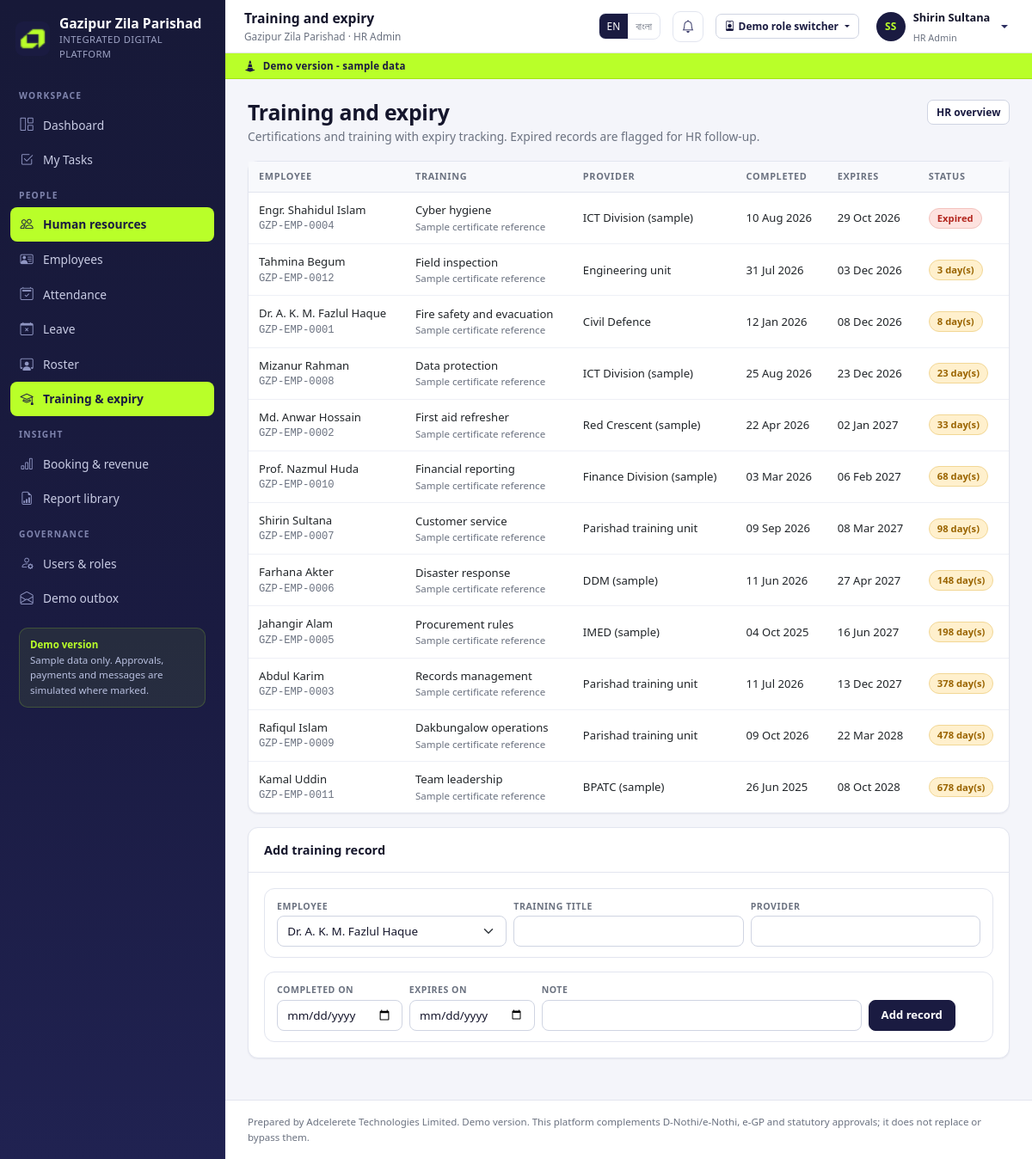
/app/hr/training/ (signed in), run on the app's committed database.
### accounts/models.py (models this page shows, shortened)
class User(AbstractUser):
    role = models.ForeignKey(Role, null=True, blank=True, on_delete=models.SET_NULL,
                             related_name='users')
    phone = models.CharField(max_length=30, blank=True)
    department = models.ForeignKey('hr.Department', null=True, blank=True,
                                   on_delete=models.SET_NULL, related_name='users')
    designation = models.ForeignKey('hr.Designation', null=True, blank=True,
                                    on_delete=models.SET_NULL, related_name='users')
    facility = models.ForeignKey('facilities.Facility', null=True, blank=True,
                                 on_delete=models.SET_NULL, related_name='operators',
                                 help_text='Assigned facility for reception operators.')
    email_verified = models.BooleanField(default=False)
    is_demo = models.BooleanField(default=True)
    otp_code = models.CharField(max_length=8, blank=True)
    otp_created_at = models.DateTimeField(null=True, blank=True)
    otp_attempts = models.PositiveIntegerField(default=0)
    class Meta:
        ordering = ['first_name', 'username']
    @property
    def display_name(self):
        return self.get_full_name() or self.username
    @property
    def role_name(self):
        return self.role.name if self.role else 'No role'
    @property
    def is_citizen(self):
        return bool(self.role and self.role.code == 'citizen')
    @property
    def is_staff_portal_user(self):
        return bool(self.role and self.role.code != 'citizen')
    @property
    def is_read_only(self):
        return bool(self.role and self.role.is_read_only)
    def can(self, code):
        if not getattr(self, 'is_authenticated', False):
            return False
        if self.is_superuser:
            return True
        if not self.role_id:
            return False
        cache = getattr(self, '_perm_cache', None)
        if cache is None:
            cache = set(self.role.permissions.values_list('code', flat=True))
            self._perm_cache = cache
        return code in cache

class Role(models.Model):
    code = models.SlugField(max_length=40, unique=True)
    name = models.CharField(max_length=120)
    description = models.TextField(blank=True)
    permissions = models.ManyToManyField(Permission, blank=True, related_name='roles')
    is_read_only = models.BooleanField(
        default=False,
        help_text='Read-only roles cannot submit changes anywhere in the platform.',
    )
    sort_order = models.PositiveIntegerField(default=100)
    class Meta:
        ordering = ['sort_order', 'name']

### hr/models.py (models this page shows, shortened)
class TrainingRecord(models.Model):
    employee = models.ForeignKey(Employee, on_delete=models.CASCADE, related_name='training')
    title = models.CharField(max_length=160)
    provider = models.CharField(max_length=160, blank=True)
    completed_on = models.DateField(null=True, blank=True)
    expires_on = models.DateField(null=True, blank=True)
    certificate = models.FileField(upload_to='training/', blank=True, null=True)
    note = models.CharField(max_length=255, blank=True)
    class Meta:
        ordering = ['expires_on', 'title']
    @property
    def is_expired(self):
        return bool(self.expires_on and self.expires_on < timezone.localdate())
    @property
    def days_left(self):
        if not self.expires_on:
            return None
        return (self.expires_on - timezone.localdate()).days

class Employee(models.Model):
    STATUS = [('active', 'Active'), ('leave', 'On leave'), ('inactive', 'Inactive')]
    TYPES = [('permanent', 'Permanent'), ('contract', 'Contract'),
             ('deputation', 'Deputation'), ('daily', 'Daily wage')]
    user = models.OneToOneField(settings.AUTH_USER_MODEL, null=True, blank=True,
                                on_delete=models.SET_NULL, related_name='employee')
    employee_no = models.CharField(max_length=30, unique=True)
    name = models.CharField(max_length=160)
    department = models.ForeignKey(Department, null=True, blank=True,
                                   on_delete=models.SET_NULL, related_name='employees')
    designation = models.ForeignKey(Designation, null=True, blank=True,
                                    on_delete=models.SET_NULL, related_name='employees')
    joining_date = models.DateField(null=True, blank=True)
    employment_type = models.CharField(max_length=20, choices=TYPES, default='permanent')
    phone = models.CharField(max_length=30, blank=True)
    email = models.EmailField(blank=True)
    supervisor = models.ForeignKey('self', null=True, blank=True,
                                   on_delete=models.SET_NULL, related_name='team')
    emergency_contact = models.CharField(max_length=120, blank=True)
    status = models.CharField(max_length=20, choices=STATUS, default='active')
    notes = models.TextField(blank=True)
    class Meta:
        ordering = ['employee_no']

### hr/views.py (the view, shortened to what this page needs)
# urls.py: path('hr/training/', views.training, name='hr_training'),
@perm_required('hr.training')
def training(request):
    rows = TrainingRecord.objects.select_related('employee')
    return render(request, 'hr/training.html', {
        'rows': rows,
        'employees': Employee.objects.filter(status='active'),
        'page_title': 'Training and expiry',
    })

### accounts/demo.py (called while the page is built)
def demo_accounts():
    from accounts.models import User
    existing = {
        u.username: u for u in User.objects.filter(
            username__in=[a[0] for a in DEMO_ACCOUNTS]
        ).select_related('role')
    }
    out = []
    for username, label in DEMO_ACCOUNTS:
        user = existing.get(username)
        out.append({
            'username': username,
            'label': user.role.name if user and user.role else label,
            'name': user.display_name if user else label,
            'role_code': user.role.code if user and user.role else '',
        })
    return out

### accounts/nav.py (called while the page is built)
def build_nav(user):
    if not user or not user.is_authenticated:
        return []
    is_citizen = user.is_citizen
    groups = []
    for group_label, items in NAV:
        visible = []
        for label, url, perm, icon in items:
            if perm is None:
                if is_citizen:
                    continue
            elif not user.can(perm):
                continue
            visible.append({'label': label, 'url': url, 'icon': icon})
        if visible:
            groups.append({'label': group_label, 'items': visible})
    return groups

### core/i18n.py (called while the page is built)
def translate(text, lang='en'):
    if lang == 'bn':
        return BN.get(text) or BN_EXTRA.get(text) or text
    return text

### core/models.py (called while the page is built)
def get_setting(key, default=''):
    from core.models import AppSetting
    try:
        return AppSetting.objects.get(key=key).value
    except AppSetting.DoesNotExist:
        return default

### core/templatetags/gzp.py (called while the page is built)
@register.simple_tag(takes_context=True)
def t(context, text):
    return i18n.translate(text, context.get('lang', 'en'))

@register.filter
def tr(value, lang):
    return i18n.translate(str(value), lang)

@register.filter
def d(value, fmt='d M Y'):
    if not value:
        return '-'
    return formats.date_format(value, fmt)

@register.filter
def initials(value):
    parts = [p for p in str(value or '').split() if p]
    return ''.join(p[0].upper() for p in parts[:2]) or '?'

@register.simple_tag
def nav_active(request, prefix):
    path = request.path
    if prefix == '/app/':
        return 'active' if path == '/app/' else ''
    return 'active' if path.startswith(prefix) else ''

### templates/hr/training.html (shortened to what this page needs)
{% extends 'base.html' %}
{% load gzp %}
{% block content %}
<div class="page-head">
  <div>
    <h1>{% t "Training and expiry" %}</h1>
    <div class="sub">Certifications and training with expiry tracking. Expired records are flagged for HR follow-up.</div>
  </div>
  <a class="btn btn-sm btn-outline-primary" href="/app/hr/">HR overview</a>
</div>
<div class="card">
  <div class="table-wrap">
    <table class="table-gzp">
      <thead><tr><th>Employee</th><th>Training</th><th>Provider</th><th>Completed</th><th>Expires</th><th>Status</th></tr></thead>
      <tbody>
      {% for row in rows %}
        <tr>
          <td>{{ row.employee.name }}<div class="note-inline mono">{{ row.employee.employee_no }}</div></td>
          <td>{{ row.title }}{% if row.note %}<div class="note-inline">{{ row.note }}</div>{% endif %}</td>
          <td>{{ row.provider|default:"-" }}</td>
          <td>{{ row.completed_on|d }}</td>
          <td>{{ row.expires_on|d }}</td>
          <td>
            {% if row.is_expired %}<span class="chip chip-danger">Expired</span>
            {% elif row.expires_on %}<span class="chip chip-warning">{{ row.days_left }} day(s)</span>
            {% else %}<span class="chip chip-success">No expiry</span>{% endif %}
          </td>
        </tr>
      {% empty %}
        <tr><td colspan="6"><div class="table-empty"><i class="bi bi-mortarboard"></i>No training records.</div></td></tr>
      {% endfor %}
      </tbody>
    </table>
  </div>
</div>
<div class="card mt-3">
  <div class="card-header"><strong>Add training record</strong></div>
  <div class="card-body">
    <form method="post">
      <div class="filter-bar" style="margin:0 0 1rem">
        <div class="f f-grow"><label>Employee</label>
          <select class="form-select" name="employee" required>
            {% for employee in employees %}<option value="{{ employee.pk }}">{{ employee.name }}</option>{% endfor %}
          </select></div>
        <div class="f f-grow"><label>Training title</label><input class="form-control" name="title" required></div>
        <div class="f f-grow"><label>Provider</label><input class="form-control" name="provider"></div>
      </div>
      <div class="filter-bar" style="margin:0">
        <div class="f"><label>Completed on</label><input class="form-control" type="date" name="completed_on"></div>
        <div class="f"><label>Expires on</label><input class="form-control" type="date" name="expires_on"></div>
        <div class="f f-grow"><label>Note</label><input class="form-control" name="note"></div>
        <div class="f d-flex align-items-end"><button class="btn btn-primary" type="submit">Add record</button></div>
      </div>
    </form>
  </div>
</div>
{% endblock %}

### templates/base.html (shortened to what this page needs)
{% load static gzp %}<!doctype html>
<html lang="{{ lang }}">
<head>
  <link rel="stylesheet" href="{% static 'vendor/bootstrap/bootstrap.min.css' %}">
  <link rel="stylesheet" href="{% static 'vendor/bootstrap-icons/bootstrap-icons.min.css' %}">
  <link rel="stylesheet" href="{% static 'css/gzp.css' %}">
</head>
<body class="{% block body_class %}{% endblock %}">
{% if user.is_authenticated and user.is_staff_portal_user %}
  <aside class="sidebar" id="sidebar" aria-label="Main navigation">
    <div class="brand">
      <img src="{% static 'img/adcelerete_logo.png' %}" alt="Adcelerete logo">
      <div>
        <div class="brand-name">{{ APP_NAME_MAIN }}</div>
        <div class="brand-sub">{{ APP_NAME_SUB }}</div>
      </div>
    </div>
    <div class="sidebar-scroll">
      {% for group in nav_groups %}
        <div class="nav-group">
          <div class="nav-group-label">{{ group.label|tr:lang }}</div>
          {% for item in group.items %}
            <a class="nav-item {% nav_active request item.url %}" href="{{ item.url }}">
              <i class="bi bi-{{ item.icon }}"></i><span>{{ item.label|tr:lang }}</span>
            </a>
          {% endfor %}
        </div>
      {% endfor %}
      <div class="sidebar-note">
        <strong>{% t "Demo version" %}</strong><br>
        Sample data only. Approvals, payments and messages are simulated where marked.
      </div>
    </div>
  </aside>
  <div class="app-shell">
    <header class="topbar">
      <div>
        <div class="page-title">{% block topbar_title %}{{ page_title|default:"Dashboard" }}{% endblock %}</div>
        <div class="crumb">{{ APP_NAME_MAIN }} · {{ user.role_name }}</div>
      </div>
      <div class="lang-switch" role="group" aria-label="Language">
        <a class="{% if lang == 'en' %}on{% endif %}" href="/lang/en/?next={{ request.get_full_path|urlencode }}">EN</a>
        <a class="{% if lang == 'bn' %}on{% endif %}" href="/lang/bn/?next={{ request.get_full_path|urlencode }}">বাংলা</a>
      </div>
      <a class="icon-btn" href="/app/notifications/" aria-label="Notifications">
        <i class="bi bi-bell"></i>
      </a>
      {% if DEMO_MODE %}{% include 'partials/demo_switcher.html' %}{% endif %}
      <div class="dropdown">
        <a class="user-chip dropdown-toggle" href="#" data-bs-toggle="dropdown" aria-expanded="false">
          <span class="avatar">{{ user.display_name|initials }}</span>
          <span class="d-none d-lg-block">
            <span class="u-name">{{ user.display_name }}</span><br>
            <span class="u-role">{{ user.role_name }}</span>
          </span>
        </a>
      </div>
    </header>
    <div class="demo-ribbon"><i class="bi bi-cone-striped"></i> {% t "Demo version - sample data" %}</div>
    <main class="page" id="main">
{% endif %}
      {% block content %}{% endblock %}
{% if user.is_authenticated and user.is_staff_portal_user %}
    </main>
    <footer class="app-footer">
      Prepared by {{ SUPPLIER }}. Demo version. This platform complements D-Nothi/e-Nothi, e-GP and statutory approvals; it does not replace or bypass them.
    </footer>
  </div>
{% endif %}
</body>
</html>

### data on the page
User: role_name "HR Admin", display_name|initials "SS", display_name "Shirin Sultana"
TrainingRecord: employee.name "Engr. Shahidul Islam", employee.employee_no "GZP-EMP-0004", title "Cyber hygiene", note "Sample certificate reference", provider "ICT Division (sample)", completed_on|d "10 Aug 2026", expires_on|d "29 Oct 2026", shows "Expired"
TrainingRecord: employee.name "Tahmina Begum", employee.employee_no "GZP-EMP-0012", title "Field inspection", note "Sample certificate reference", provider "Engineering unit", completed_on|d "31 Jul 2026", expires_on|d "03 Dec 2026", days_left "3"
TrainingRecord: employee.name "Dr. A. K. M. Fazlul Haque", employee.employee_no "GZP-EMP-0001", title "Fire safety and evacuation", note "Sample certificate reference", provider "Civil Defence", completed_on|d "12 Jan 2026", expires_on|d "08 Dec 2026", days_left "8"
TrainingRecord: employee.name "Mizanur Rahman", employee.employee_no "GZP-EMP-0008", title "Data protection", note "Sample certificate reference", provider "ICT Division (sample)", completed_on|d "25 Aug 2026", expires_on|d "23 Dec 2026", days_left "23"
TrainingRecord: employee.name "Md. Anwar Hossain", employee.employee_no "GZP-EMP-0002", title "First aid refresher", note "Sample certificate reference", provider "Red Crescent (sample)", completed_on|d "22 Apr 2026", expires_on|d "02 Jan 2027", days_left "33"
TrainingRecord: employee.name "Prof. Nazmul Huda", employee.employee_no "GZP-EMP-0010", title "Financial reporting", note "Sample certificate reference", provider "Finance Division (sample)", completed_on|d "03 Mar 2026", expires_on|d "06 Feb 2027", days_left "68"
TrainingRecord: employee.name "Shirin Sultana", employee.employee_no "GZP-EMP-0007", title "Customer service", note "Sample certificate reference", provider "Parishad training unit", completed_on|d "09 Sep 2026", expires_on|d "08 Mar 2027", days_left "98"
TrainingRecord: employee.name "Farhana Akter", employee.employee_no "GZP-EMP-0006", title "Disaster response", note "Sample certificate reference", provider "DDM (sample)", completed_on|d "11 Jun 2026", expires_on|d "27 Apr 2027", days_left "148"
TrainingRecord: employee.name "Jahangir Alam", employee.employee_no "GZP-EMP-0005", title "Procurement rules", note "Sample certificate reference", provider "IMED (sample)", completed_on|d "04 Oct 2025", expires_on|d "16 Jun 2027", days_left "198"
TrainingRecord: employee.name "Abdul Karim", employee.employee_no "GZP-EMP-0003", title "Records management", note "Sample certificate reference", provider "Parishad training unit", completed_on|d "11 Jul 2026", expires_on|d "13 Dec 2027", days_left "378"
TrainingRecord: employee.name "Rafiqul Islam", employee.employee_no "GZP-EMP-0009", title "Dakbungalow operations", note "Sample certificate reference", provider "Parishad training unit", completed_on|d "09 Oct 2026", expires_on|d "22 Mar 2028", days_left "478"
TrainingRecord: employee.name "Kamal Uddin", employee.employee_no "GZP-EMP-0011", title "Team leadership", note "Sample certificate reference", provider "BPATC (sample)", completed_on|d "26 Jun 2025", expires_on|d "08 Oct 2028", days_left "678"

### other printed values
{{ APP_NAME_MAIN }} "Gazipur Zila Parishad"
{{ APP_NAME_SUB }} "INTEGRATED DIGITAL PLATFORM"
{{ group.label|tr:lang }} "WORKSPACE" "PEOPLE" "INSIGHT" "GOVERNANCE"
{{ item.label|tr:lang }} "Dashboard" "My Tasks" "Human resources" "Employees" "Attendance" "Leave" "Roster" "Training & expiry" "Booking & revenue" "Report library" "Users & roles" "Demo outbox"
{{ page_title|default:"Dashboard" }} "Training and expiry"
{{ SUPPLIER }} "Adcelerete Technologies Limited"
form field employee "Dr. A. K. M. Fazlul Haque"
